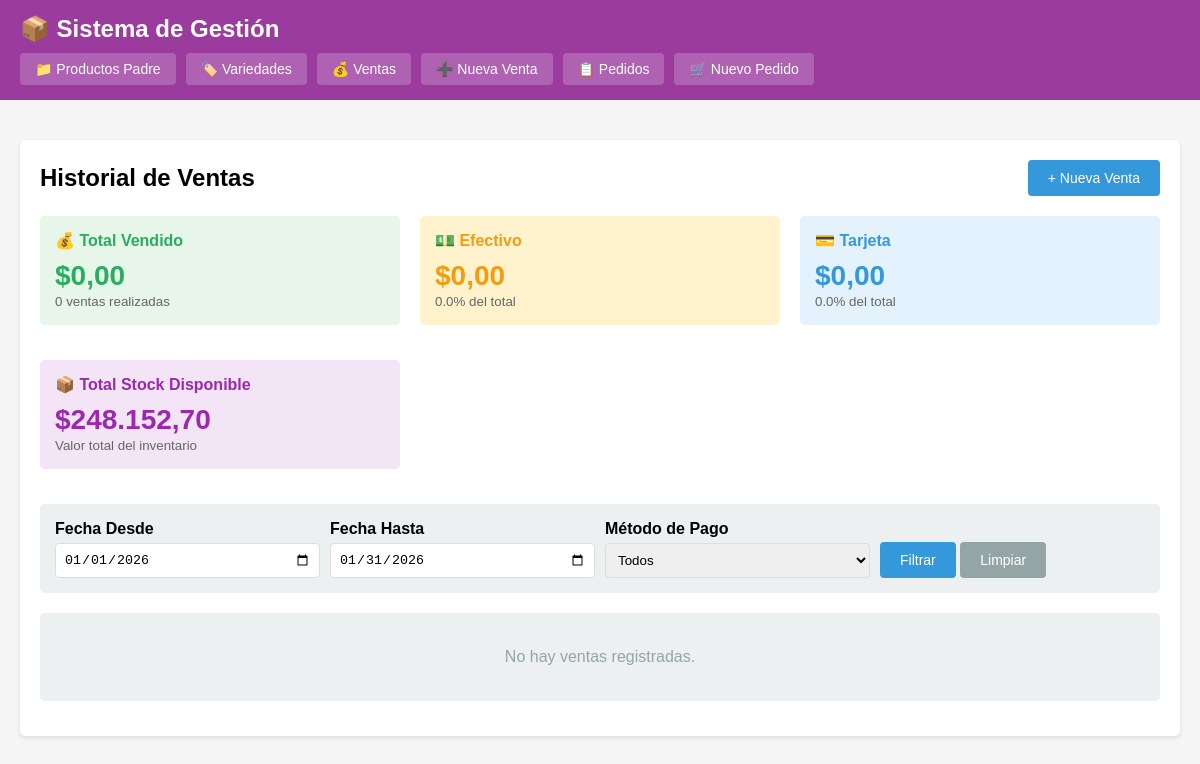
Page /index.php?c=venta&a=index on the earlier database version.
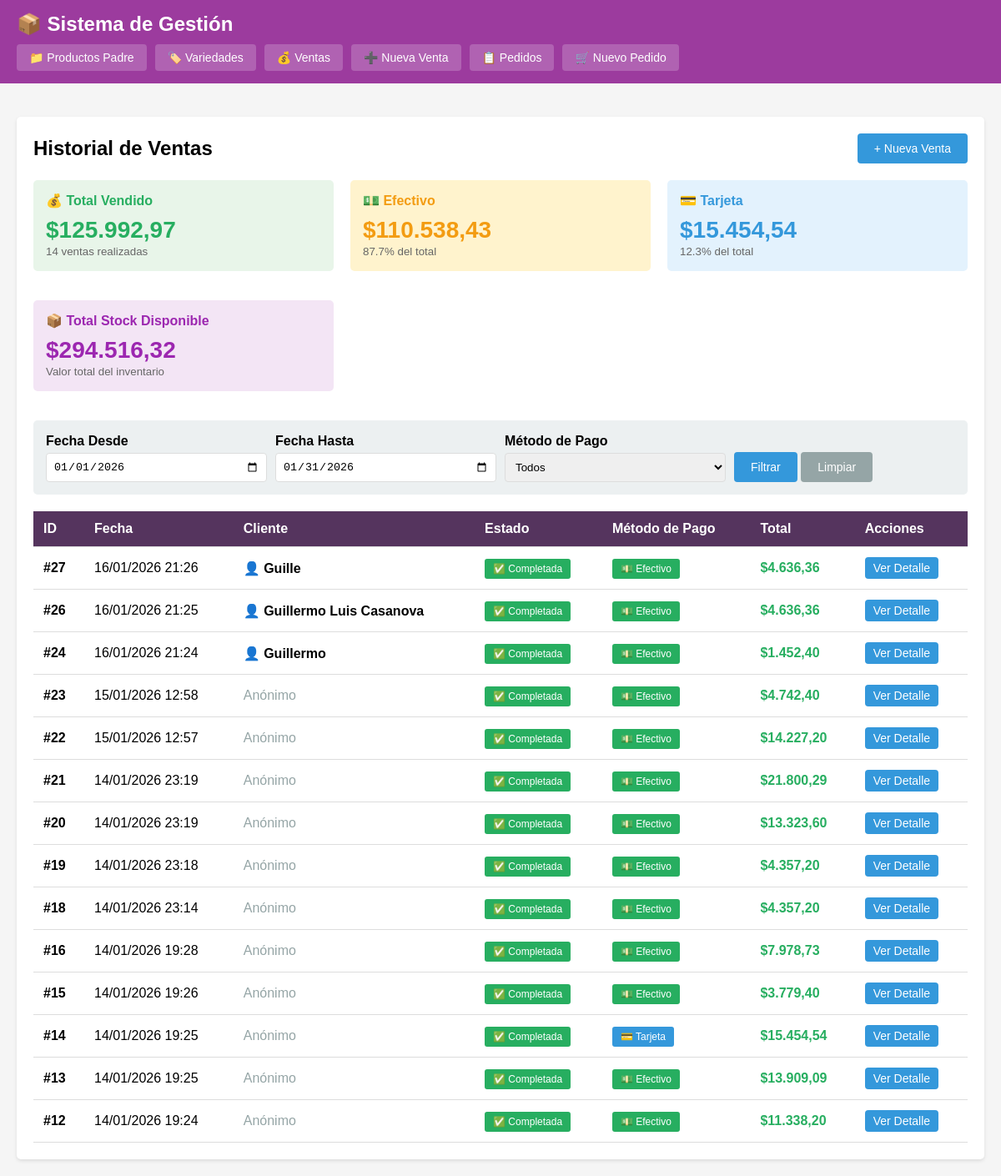
Same page on the later database version.
### tables this page shows
CREATE TABLE ventas (
            id INTEGER PRIMARY KEY AUTOINCREMENT,
            total DECIMAL(10,2) NOT NULL,
            metodo_pago VARCHAR(20) NOT NULL,
            descuento_aplicado DECIMAL(10,2) DEFAULT 0,
            fecha DATETIME DEFAULT CURRENT_TIMESTAMP
        , nombre_cliente VARCHAR(200), estado VARCHAR(20) DEFAULT 'completada', fecha_formalizacion DATETIME);

### controllers/VentaController.php (called while the page is built, shortened)
<?php
class VentaController {
    private $ventaModel;
    private $variedadModel;
    public function __construct() {
        $this->ventaModel = new Venta();
        $this->variedadModel = new Variedad();
    }
public function index() {
    $filtros = [];
    if (empty($_GET['fecha_desde']) && empty($_GET['fecha_hasta']) && empty($_GET['metodo_pago'])) {
        $filtros['fecha_desde'] = date('Y-m-01');
        $filtros['fecha_hasta'] = date('Y-m-t');
    }
    $ventas = $this->ventaModel->getAll($filtros);
    $total_ventas = $this->ventaModel->getTotalVentas($filtros);
    $estadisticas = $this->ventaModel->getEstadisticas(
        $filtros['fecha_desde'] ?? null,
        $filtros['fecha_hasta'] ?? null
    );
    $total_stock_disponible = $this->variedadModel->getTotalStockDisponible();
    $this->render('ventas/index', [
        'ventas' => $ventas,
        'total_ventas' => $total_ventas,
        'estadisticas' => $estadisticas,
        'total_stock_disponible' => $total_stock_disponible,
        'filtros' => $filtros
    ]);
}
    private function render($view, $data = []) {
        extract($data);
        require BASE_PATH . '/views/' . $view . '.php';
        require BASE_PATH . '/views/layout.php';
    }
}
?>

### config/database.php (called while the page is built, shortened)
<?php
class Database {
    private static $instance = null;
    private $conn;
    private function __construct() {
        try {
            $this->conn = new PDO('sqlite:' . DB_PATH);
            $this->conn->setAttribute(PDO::ATTR_ERRMODE, PDO::ERRMODE_EXCEPTION);
            $this->conn->setAttribute(PDO::ATTR_DEFAULT_FETCH_MODE, PDO::FETCH_ASSOC);
        } catch(PDOException $e) {
            die("Error de conexión: " . $e->getMessage());
        }
    }
    public static function getInstance() {
        if (self::$instance === null) {
            self::$instance = new self();
        }
        return self::$instance;
    }
    public function getConnection() {
        return $this->conn;
    }
}
?>

### models/Venta.php (called while the page is built, shortened)
<?php
class Venta {
    private $db;
    public function __construct() {
        $this->db = Database::getInstance()->getConnection();
    }
    public function getAll($filtros = []) {
        $sql = "SELECT * FROM ventas WHERE 1=1";
        $params = [];
        if (!empty($filtros['fecha_desde'])) {
            $sql .= " AND DATE(fecha) >= ?";
            $params[] = $filtros['fecha_desde'];
        }
        if (!empty($filtros['fecha_hasta'])) {
            $sql .= " AND DATE(fecha) <= ?";
            $params[] = $filtros['fecha_hasta'];
        }
        if (!empty($filtros['estado'])) {
            $sql .= " AND estado = ?";
            $params[] = $filtros['estado'];
        } else {
            $sql .= " AND estado != 'cancelada'";
        }
        $sql .= " ORDER BY fecha DESC";
        $stmt = $this->db->prepare($sql);
        $stmt->execute($params);
        return $stmt->fetchAll();
    }
    public function getEstadisticas($fecha_desde = null, $fecha_hasta = null) {
        $sql = "SELECT
                COUNT(*) as total_ventas,
                SUM(total) as total_vendido,
                AVG(total) as promedio_venta,
                SUM(CASE WHEN metodo_pago = 'efectivo' THEN total ELSE 0 END) as total_efectivo,
                SUM(CASE WHEN metodo_pago = 'tarjeta' THEN total ELSE 0 END) as total_tarjeta,
                SUM(CASE WHEN metodo_pago = 'transferencia' THEN total ELSE 0 END) as total_transferencia
                FROM ventas WHERE estado = 'completada'";
        $params = [];
        if ($fecha_desde) {
            $sql .= " AND DATE(fecha) >= ?";
            $params[] = $fecha_desde;
        }
        if ($fecha_hasta) {
            $sql .= " AND DATE(fecha) <= ?";
            $params[] = $fecha_hasta;
        }
        $stmt = $this->db->prepare($sql);
        $stmt->execute($params);
        $result = $stmt->fetch();
        if ($result) {
            $result['total_tarjeta_combinado'] = ($result['total_tarjeta'] ?? 0) + ($result['total_transferencia'] ?? 0);
        }
        return $result;
    }
}
?>

### helpers/FormatHelper.php (called while the page is built, shortened)
<?php
class FormatHelper {
    public static function precio($valor) {
        return '$' . number_format($valor, 2, ',', '.');
    }
}
?>

### models/Variedad.php (called while the page is built, shortened)
<?php
class Variedad {
    private $db;
    public function __construct() {
        $this->db = Database::getInstance()->getConnection();
    }
public function getTotalStockDisponible() {
    $sql = "SELECT SUM(precio_compra_total) as total FROM variedades WHERE activo = 1";
    $stmt = $this->db->query($sql);
    $result = $stmt->fetch();
    return $result['total'] ?? 0;
}
}
?>

### views/ventas/index.php (the view, shortened to what the changed rows need)
<div style="display: flex; justify-content: space-between; align-items: center; margin-bottom: 20px;">
    <h2>Historial de Ventas</h2>
</div>
<div class="grid-3" style="margin-bottom: 20px;">
    <div class="card" style="background: #e8f5e9;">
        <h4 style="margin-bottom: 10px; color: #27ae60;">💰 Total Vendido</h4>
        <div style="font-size: 28px; font-weight: bold; color: #27ae60;">
            <?= FormatHelper::precio($estadisticas['total_vendido'] ?? 0) ?>
        </div>
        <small style="color: #666;"><?= $estadisticas['total_ventas'] ?? 0 ?> ventas realizadas</small>
    </div>
    <div class="card" style="background: #fff3cd;">
        <h4 style="margin-bottom: 10px; color: #f39c12;">💵 Efectivo</h4>
        <div style="font-size: 28px; font-weight: bold; color: #f39c12;">
            <?= FormatHelper::precio($estadisticas['total_efectivo'] ?? 0) ?>
        </div>
        <small style="color: #666;">
            <?php
            $porcentaje_efectivo = ($estadisticas['total_vendido'] > 0)
                ? (($estadisticas['total_efectivo'] / $estadisticas['total_vendido']) * 100)
                : 0;
            echo number_format($porcentaje_efectivo, 1) . '% del total';
            ?>
        </small>
    </div>
    <div class="card" style="background: #e3f2fd;">
        <h4 style="margin-bottom: 10px; color: #3498db;">💳 Tarjeta</h4>
        <div style="font-size: 28px; font-weight: bold; color: #3498db;">
            <?= FormatHelper::precio($estadisticas['total_tarjeta_combinado'] ?? 0) ?>
        </div>
        <small style="color: #666;">
            <?php
            $porcentaje_tarjeta = ($estadisticas['total_vendido'] > 0)
                ? (($estadisticas['total_tarjeta_combinado'] / $estadisticas['total_vendido']) * 100)
                : 0;
            echo number_format($porcentaje_tarjeta, 1) . '% del total';
            ?>
        </small>
    </div>
    <div class="card" style="background: #f3e5f5;">
        <h4 style="margin-bottom: 10px; color: #9c27b0;">📦 Total Stock Disponible</h4>
        <div style="font-size: 28px; font-weight: bold; color: #9c27b0;">
            <?= FormatHelper::precio($total_stock_disponible ?? 0) ?>
        </div>
        <small style="color: #666;">Valor total del inventario</small>
    </div>
</div>
<?php if (empty($ventas)): ?>
    <div class="card">
        <p style="text-align: center; color: #95a5a6; padding: 20px;">No hay ventas registradas.</p>
    </div>
<?php else: ?>
<table>
    <thead>
        <tr>
            <th>ID</th>
            <th>Fecha</th>
            <th>Cliente</th>
            <th>Estado</th>
            <th>Método de Pago</th>
            <th>Total</th>
            <th>Acciones</th>
        </tr>
    </thead>
    <tbody>
        <?php foreach ($ventas as $venta): ?>
            <tr style="<?= $venta['estado'] == 'cancelada' ? 'opacity: 0.6;' : '' ?>">
                <td><strong>#<?= $venta['id'] ?></strong></td>
                <td><?= date('d/m/Y H:i', strtotime($venta['fecha'])) ?></td>
                <td>
                    <?php if ($venta['nombre_cliente']): ?>
                        <strong>👤 <?= htmlspecialchars($venta['nombre_cliente']) ?></strong>
                    <?php else: ?>
                        <span style="color: #95a5a6;">Anónimo</span>
                    <?php endif; ?>
                </td>
                <td>
                    <?php if ($venta['estado'] == 'completada'): ?>
                        <span class="badge" style="background: #27ae60;">✅ Completada</span>
                    <?php elseif ($venta['estado'] == 'preventa'): ?>
                        <span class="badge" style="background: #f39c12;">⏳ Pre-venta</span>
                    <?php else: ?>
                        <span class="badge" style="background: #e74c3c;">❌ Cancelada</span>
                    <?php endif; ?>
                </td>
                <td>
                    <?php if ($venta['metodo_pago'] == 'efectivo'): ?>
                        <span class="badge" style="background: #27ae60;">💵 Efectivo</span>
                    <?php elseif ($venta['metodo_pago'] == 'tarjeta'): ?>
                        <span class="badge" style="background: #3498db;">💳 Tarjeta</span>
                    <?php else: ?>
                        <span class="badge" style="background: #9b59b6;">🔄 Transferencia</span>
                    <?php endif; ?>
                </td>
                <td><strong style="color: #27ae60; font-size: 16px;"><?= FormatHelper::precio($venta['total']) ?></strong></td>
                <td>
                    <a href="index.php?c=venta&a=detalle&id=<?= $venta['id'] ?>" class="btn btn-primary" style="padding: 5px 10px;">Ver Detalle</a>
                </td>
            </tr>
        <?php endforeach; ?>
    </tbody>
</table>
<?php endif; ?>

Differences in the rows shown:
added ventas: id "27", fecha "16/01/2026 21:26", nombre_cliente "Guille", estado "✅ Completada", metodo_pago "💵 Efectivo", total "$4.636,36"
added ventas: id "26", fecha "16/01/2026 21:25", nombre_cliente "Guillermo Luis Casanova", estado "✅ Completada", metodo_pago "💵 Efectivo", total "$4.636,36"
added ventas: id "24", fecha "16/01/2026 21:24", nombre_cliente "Guillermo", estado "✅ Completada", metodo_pago "💵 Efectivo", total "$1.452,40"
now on this page (row edited): ventas: id "23", fecha "15/01/2026 12:58", shows "Anónimo", estado "✅ Completada", metodo_pago "💵 Efectivo", total "$4.742,40"
now on this page (row edited): ventas: id "22", fecha "15/01/2026 12:57", shows "Anónimo", estado "✅ Completada", metodo_pago "💵 Efectivo", total "$14.227,20"
now on this page (row edited): ventas: id "21", fecha "14/01/2026 23:19", shows "Anónimo", estado "✅ Completada", metodo_pago "💵 Efectivo", total "$21.800,29"
now on this page (row edited): ventas: id "20", fecha "14/01/2026 23:19", shows "Anónimo", estado "✅ Completada", metodo_pago "💵 Efectivo", total "$13.323,60"
now on this page (row edited): ventas: id "19", fecha "14/01/2026 23:18", shows "Anónimo", estado "✅ Completada", metodo_pago "💵 Efectivo", total "$4.357,20"
now on this page (row edited): ventas: id "18", fecha "14/01/2026 23:14", shows "Anónimo", estado "✅ Completada", metodo_pago "💵 Efectivo", total "$4.357,20"
now on this page (row edited): ventas: id "16", fecha "14/01/2026 19:28", shows "Anónimo", estado "✅ Completada", metodo_pago "💵 Efectivo", total "$7.978,73"
now on this page (row edited): ventas: id "15", fecha "14/01/2026 19:26", shows "Anónimo", estado "✅ Completada", metodo_pago "💵 Efectivo", total "$3.779,40"
now on this page (row edited): ventas: id "14", fecha "14/01/2026 19:25", shows "Anónimo", estado "✅ Completada", metodo_pago "💳 Tarjeta", total "$15.454,54"
now on this page (row edited): ventas: id "13", fecha "14/01/2026 19:25", shows "Anónimo", estado "✅ Completada", metodo_pago "💵 Efectivo", total "$13.909,09"
now on this page (row edited): ventas: id "12", fecha "14/01/2026 19:24", shows "Anónimo", estado "✅ Completada", metodo_pago "💵 Efectivo", total "$11.338,20"
Other differences:
FormatHelper::precio($estadisticas['total_vendido'] ?? 0): "$0,00" → "$125.992,97"
$estadisticas['total_ventas']: "0" → "14"
FormatHelper::precio($estadisticas['total_efectivo'] ?? 0): "$0,00" → "$110.538,43"
$porcentaje_efectivo: "0.0" → "87.7"
FormatHelper::precio($estadisticas['total_tarjeta_combinado'] ?? 0): "$0,00" → "$15.454,54"
$porcentaje_tarjeta: "0.0" → "12.3"
FormatHelper::precio($total_stock_disponible ?? 0): "$248.152,70" → "$294.516,32"
text no longer shown: "No hay ventas registradas."
text now shown: "ID Fecha Cliente Estado Método de Pago Total Acciones"
